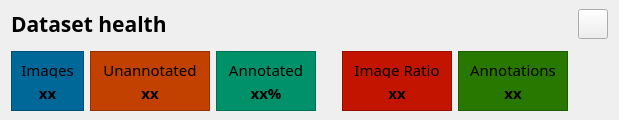
               <widget class="QFrame" name="datasetHealthFrame">
                <property name="maximumSize">
                 <size>
                  <width>16777215</width>
                  <height>140</height>
                 </size>
                </property>
                <property name="styleSheet">
                 <string notr="true"/>
                </property>
                <property name="frameShape">
                 <enum>QFrame::NoFrame</enum>
                </property>
                <property name="frameShadow">
                 <enum>QFrame::Raised</enum>
                </property>
                <layout class="QVBoxLayout" name="verticalLayout_26">
                 <property name="spacing">
                  <number>12</number>
                 </property>
                 <property name="topMargin">
                  <number>9</number>
                 </property>
                 <property name="bottomMargin">
                  <number>9</number>
                 </property>
                 <item>
                  <widget class="QFrame" name="frame_8">
                   <property name="frameShape">
                    <enum>QFrame::NoFrame</enum>
                   </property>
                   <property name="frameShadow">
                    <enum>QFrame::Raised</enum>
                   </property>
                   <layout class="QHBoxLayout" name="horizontalLayout_30">
                    <property name="leftMargin">
                     <number>0</number>
                    </property>
                    <property name="topMargin">
                     <number>0</number>
                    </property>
                    <property name="rightMargin">
                     <number>0</number>
                    </property>
                    <property name="bottomMargin">
                     <number>0</number>
                    </property>
                    <item>
                     <widget class="QLabel" name="datasetHealthLbl">
                      <property name="minimumSize">
                       <size>
                        <width>0</width>
                        <height>30</height>
                       </size>
                      </property>
                      <property name="maximumSize">
                       <size>
                        <width>210</width>
                        <height>30</height>
                       </size>
                      </property>
                      <property name="font">
                       <font>
                        <family>Gotham Rounded</family>
                        <pointsize>16</pointsize>
                        <weight>75</weight>
                        <italic>false</italic>
                        <bold>true</bold>
                       </font>
                      </property>
                      <property name="styleSheet">
                       <string notr="true"/>
                      </property>
                      <property name="text">
                       <string>Dataset health</string>
                      </property>
                      <property name="alignment">
                       <set>Qt::AlignLeading|Qt::AlignLeft|Qt::AlignVCenter</set>
                      </property>
                      <property name="margin">
                       <number>3</number>
                      </property>
                      <property name="indent">
                       <number>0</number>
                      </property>
                     </widget>
                    </item>
                    <item>
                     <spacer name="horizontalSpacer_21">
                      <property name="orientation">
                       <enum>Qt::Horizontal</enum>
                      </property>
                      <property name="sizeHint" stdset="0">
                       <size>
                        <width>40</width>
                        <height>20</height>
                       </size>
                      </property>
                     </spacer>
                    </item>
                    <item>
                     <widget class="QPushButton" name="addDatasetHealthWidgetBtn">
                      <property name="minimumSize">
                       <size>
                        <width>30</width>
                        <height>30</height>
                       </size>
                      </property>
                      <property name="maximumSize">
                       <size>
                        <width>30</width>
                        <height>30</height>
                       </size>
                      </property>
                      <property name="cursor">
                       <cursorShape>PointingHandCursor</cursorShape>
                      </property>
                      <property name="text">
                       <string/>
                      </property>
                     </widget>
                    </item>
                   </layout>
                  </widget>
                 </item>
                 <item>
                  <widget class="QFrame" name="annotationInfoFrame">
                   <property name="sizePolicy">
                    <sizepolicy hsizetype="Preferred" vsizetype="Preferred">
                     <horstretch>0</horstretch>
                     <verstretch>0</verstretch>
                    </sizepolicy>
                   </property>
                   <property name="minimumSize">
                    <size>
                     <width>0</width>
                     <height>0</height>
                    </size>
                   </property>
                   <property name="maximumSize">
                    <size>
                     <width>16777215</width>
                     <height>60</height>
                    </size>
                   </property>
                   <property name="frameShape">
                    <enum>QFrame::NoFrame</enum>
                   </property>
                   <property name="frameShadow">
                    <enum>QFrame::Raised</enum>
                   </property>
                   <layout class="QHBoxLayout" name="horizontalLayout_8">
                    <property name="leftMargin">
                     <number>0</number>
                    </property>
                    <property name="topMargin">
                     <number>0</number>
                    </property>
                    <property name="rightMargin">
                     <number>0</number>
                    </property>
                    <property name="bottomMargin">
                     <number>0</number>
                    </property>
                    <item>
                     <widget class="QFrame" name="imageCountFrame">
                      <property name="sizePolicy">
                       <sizepolicy hsizetype="Expanding" vsizetype="Preferred">
                        <horstretch>0</horstretch>
                        <verstretch>0</verstretch>
                       </sizepolicy>
                      </property>
                      <property name="minimumSize">
                       <size>
                        <width>70</width>
                        <height>0</height>
                       </size>
                      </property>
                      <property name="maximumSize">
                       <size>
                        <width>120</width>
                        <height>60</height>
                       </size>
                      </property>
                      <property name="styleSheet">
                       <string notr="true">background-color: rgb(85, 87, 83);
background-color: rgb(0, 104, 152);</string>
                      </property>
                      <property name="frameShape">
                       <enum>QFrame::StyledPanel</enum>
                      </property>
                      <property name="frameShadow">
                       <enum>QFrame::Raised</enum>
                      </property>
                      <layout class="QVBoxLayout" name="verticalLayout_20">
                       <item>
                        <widget class="QLabel" name="imageCountHeaderLbl">
                         <property name="font">
                          <font>
                           <family>Gotham Rounded</family>
                           <pointsize>11</pointsize>
                           <weight>50</weight>
                           <italic>false</italic>
                           <bold>false</bold>
                          </font>
                         </property>
                         <property name="text">
                          <string>Images</string>
                         </property>
                         <property name="alignment">
                          <set>Qt::AlignCenter</set>
                         </property>
                        </widget>
                       </item>
                       <item>
                        <widget class="QLabel" name="imageCountLbl">
                         <property name="font">
                          <font>
                           <family>Gotham Rounded</family>
                           <pointsize>11</pointsize>
                           <weight>75</weight>
                           <italic>false</italic>
                           <bold>true</bold>
                          </font>
                         </property>
                         <property name="styleSheet">
                          <string notr="true">font-weight: bold;</string>
                         </property>
                         <property name="text">
                          <string>xx</string>
                         </property>
                         <property name="alignment">
                          <set>Qt::AlignCenter</set>
                         </property>
                        </widget>
                       </item>
                      </layout>
                     </widget>
                    </item>
                    <item>
                     <widget class="QFrame" name="unannotatedCountFrame">
                      <property name="sizePolicy">
                       <sizepolicy hsizetype="Expanding" vsizetype="Preferred">
                        <horstretch>0</horstretch>
                        <verstretch>0</verstretch>
                       </sizepolicy>
                      </property>
                      <property name="minimumSize">
                       <size>
                        <width>120</width>
                        <height>0</height>
                       </size>
                      </property>
                      <property name="maximumSize">
                       <size>
                        <width>120</width>
                        <height>60</height>
                       </size>
                      </property>
                      <property name="styleSheet">
                       <string notr="true">background-color: rgb(85, 87, 83);
background-color: rgb(195, 65, 0);</string>
                      </property>
                      <property name="frameShape">
                       <enum>QFrame::StyledPanel</enum>
                      </property>
                      <property name="frameShadow">
                       <enum>QFrame::Raised</enum>
                      </property>
                      <layout class="QVBoxLayout" name="verticalLayout_22">
                       <item>
                        <widget class="QLabel" name="unannotatedCountHeaderLbl">
                         <property name="font">
                          <font>
                           <family>Gotham Rounded</family>
                           <pointsize>11</pointsize>
                           <weight>50</weight>
                           <italic>false</italic>
                           <bold>false</bold>
                          </font>
                         </property>
                         <property name="text">
                          <string>Unannotated</string>
                         </property>
                         <property name="alignment">
                          <set>Qt::AlignCenter</set>
                         </property>
                        </widget>
                       </item>
                       <item>
                        <widget class="QLabel" name="unannotatedCountLbl">
                         <property name="font">
                          <font>
                           <family>Gotham Rounded</family>
                           <pointsize>11</pointsize>
                           <weight>75</weight>
                           <italic>false</italic>
                           <bold>true</bold>
                          </font>
                         </property>
                         <property name="styleSheet">
                          <string notr="true">font-weight:bold;</string>
                         </property>
                         <property name="text">
                          <string>xx</string>
                         </property>
                         <property name="alignment">
                          <set>Qt::AlignCenter</set>
                         </property>
                        </widget>
                       </item>
                      </layout>
                     </widget>
                    </item>
                    <item>
                     <widget class="QFrame" name="annotatedCountFrame">
                      <property name="sizePolicy">
                       <sizepolicy hsizetype="Expanding" vsizetype="Preferred">
                        <horstretch>0</horstretch>
                        <verstretch>0</verstretch>
                       </sizepolicy>
                      </property>
                      <property name="minimumSize">
                       <size>
                        <width>100</width>
                        <height>0</height>
                       </size>
                      </property>
                      <property name="maximumSize">
                       <size>
                        <width>120</width>
                        <height>60</height>
                       </size>
                      </property>
                      <property name="styleSheet">
                       <string notr="true">background-color: rgb(85, 87, 83);
background-color: rgb(0, 145, 106);</string>
                      </property>
                      <property name="frameShape">
                       <enum>QFrame::StyledPanel</enum>
                      </property>
                      <property name="frameShadow">
                       <enum>QFrame::Raised</enum>
                      </property>
                      <layout class="QVBoxLayout" name="verticalLayout_21">
                       <item>
                        <widget class="QLabel" name="annotatedCountHeaderLbl">
                         <property name="font">
                          <font>
                           <family>Gotham Rounded</family>
                           <pointsize>11</pointsize>
                           <weight>50</weight>
                           <italic>false</italic>
                           <bold>false</bold>
                          </font>
                         </property>
                         <property name="text">
                          <string>Annotated</string>
                         </property>
                         <property name="alignment">
                          <set>Qt::AlignCenter</set>
                         </property>
                        </widget>
                       </item>
                       <item>
                        <widget class="QLabel" name="annotatedCountLbl">
                         <property name="font">
                          <font>
                           <family>Gotham Rounded</family>
                           <pointsize>11</pointsize>
                           <weight>75</weight>
                           <italic>false</italic>
                           <bold>true</bold>
                          </font>
                         </property>
                         <property name="styleSheet">
                          <string notr="true">font-weight:bold;</string>
                         </property>
                         <property name="text">
                          <string>xx%</string>
                         </property>
                         <property name="alignment">
                          <set>Qt::AlignCenter</set>
                         </property>
                        </widget>
                       </item>
                      </layout>
                     </widget>
                    </item>
                    <item>
                     <spacer name="horizontalSpacer_4">
                      <property name="orientation">
                       <enum>Qt::Horizontal</enum>
                      </property>
                      <property name="sizeType">
                       <enum>QSizePolicy::Fixed</enum>
                      </property>
                      <property name="sizeHint" stdset="0">
                       <size>
                        <width>20</width>
                        <height>20</height>
                       </size>
                      </property>
                     </spacer>
                    </item>
                    <item>
                     <widget class="QFrame" name="frame_2">
                      <property name="sizePolicy">
                       <sizepolicy hsizetype="Expanding" vsizetype="Preferred">
                        <horstretch>0</horstretch>
                        <verstretch>0</verstretch>
                       </sizepolicy>
                      </property>
                      <property name="minimumSize">
                       <size>
                        <width>110</width>
                        <height>0</height>
                       </size>
                      </property>
                      <property name="maximumSize">
                       <size>
                        <width>120</width>
                        <height>60</height>
                       </size>
                      </property>
                      <property name="styleSheet">
                       <string notr="true">background-color: rgb(85, 87, 83);
background-color: rgb(195, 20, 0);</string>
                      </property>
                      <property name="frameShape">
                       <enum>QFrame::StyledPanel</enum>
                      </property>
                      <property name="frameShadow">
                       <enum>QFrame::Raised</enum>
                      </property>
                      <layout class="QVBoxLayout" name="verticalLayout_19">
                       <item>
                        <widget class="QLabel" name="unannotatedCountHeaderLbl_2">
                         <property name="font">
                          <font>
                           <family>Gotham Rounded</family>
                           <pointsize>11</pointsize>
                           <weight>50</weight>
                           <italic>false</italic>
                           <bold>false</bold>
                          </font>
                         </property>
                         <property name="text">
                          <string>Image Ratio</string>
                         </property>
                         <property name="alignment">
                          <set>Qt::AlignCenter</set>
                         </property>
                        </widget>
                       </item>
                       <item>
                        <widget class="QLabel" name="unannotatedCountLbl_2">
                         <property name="font">
                          <font>
                           <family>Gotham Rounded</family>
                           <pointsize>11</pointsize>
                           <weight>75</weight>
                           <italic>false</italic>
                           <bold>true</bold>
                          </font>
                         </property>
                         <property name="styleSheet">
                          <string notr="true">font-weight:bold;</string>
                         </property>
                         <property name="text">
                          <string>xx</string>
                         </property>
                         <property name="alignment">
                          <set>Qt::AlignCenter</set>
                         </property>
                        </widget>
                       </item>
                      </layout>
                     </widget>
                    </item>
                    <item>
                     <widget class="QFrame" name="frame_3">
                      <property name="sizePolicy">
                       <sizepolicy hsizetype="Expanding" vsizetype="Preferred">
                        <horstretch>0</horstretch>
                        <verstretch>0</verstretch>
                       </sizepolicy>
                      </property>
                      <property name="minimumSize">
                       <size>
                        <width>110</width>
                        <height>0</height>
                       </size>
                      </property>
                      <property name="maximumSize">
                       <size>
                        <width>120</width>
                        <height>60</height>
                       </size>
                      </property>
                      <property name="styleSheet">
                       <string notr="true">background-color: rgb(40, 120, 0);</string>
                      </property>
                      <property name="frameShape">
                       <enum>QFrame::StyledPanel</enum>
                      </property>
                      <property name="frameShadow">
                       <enum>QFrame::Raised</enum>
                      </property>
                      <layout class="QVBoxLayout" name="verticalLayout_23">
                       <item>
                        <widget class="QLabel" name="unannotatedCountHeaderLbl_3">
                         <property name="font">
                          <font>
                           <family>Gotham Rounded</family>
                           <pointsize>11</pointsize>
                           <weight>50</weight>
                           <italic>false</italic>
                           <bold>false</bold>
                          </font>
                         </property>
                         <property name="text">
                          <string>Annotations</string>
                         </property>
                         <property name="alignment">
                          <set>Qt::AlignCenter</set>
                         </property>
                        </widget>
                       </item>
                       <item>
                        <widget class="QLabel" name="unannotatedCountLbl_3">
                         <property name="font">
                          <font>
                           <family>Gotham Rounded</family>
                           <pointsize>11</pointsize>
                           <weight>75</weight>
                           <italic>false</italic>
                           <bold>true</bold>
                          </font>
                         </property>
                         <property name="styleSheet">
                          <string notr="true">font-weight:bold;</string>
                         </property>
                         <property name="text">
                          <string>xx</string>
                         </property>
                         <property name="alignment">
                          <set>Qt::AlignCenter</set>
                         </property>
                        </widget>
                       </item>
                      </layout>
                     </widget>
                    </item>
                    <item>
                     <spacer name="horizontalSpacer_14">
                      <property name="orientation">
                       <enum>Qt::Horizontal</enum>
                      </property>
                      <property name="sizeHint" stdset="0">
                       <size>
                        <width>40</width>
                        <height>20</height>
                       </size>
                      </property>
                     </spacer>
                    </item>
                   </layout>
                  </widget>
                 </item>
                </layout>
               </widget>
